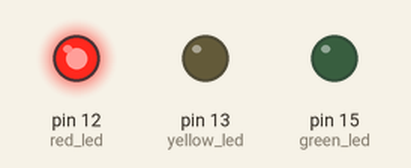
Bench run of a sketch on a simulated Arduino Uno, built with avr-gcc and run on an emulated ATmega328P. Shown: output pins drawn as LEDs (lit = HIGH).

Above: at 5.0 s.
At 15.0 s:
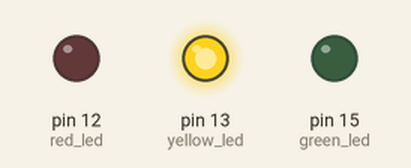
At 25.0 s:
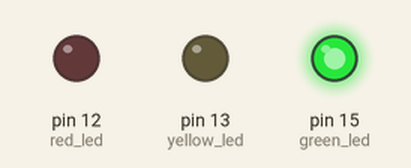
Timing chart, 0 to 39.0 s (numbered marks = the images above):
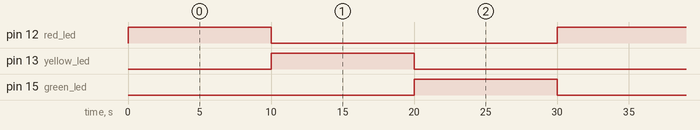

The sketch:

traffic.ino
```cpp
int red_led = 12;
int yellow_led = 13;
int green_led = 15;

void setup(){
	pinMode(red_led, OUTPUT);
	pinMode(yellow_led, OUTPUT);
	pinMode(green_led, OUTPUT);
}

void loop(){
	digitalWrite(red_led, HIGH);
	delay(10000);
	digitalWrite(red_led, LOW);
	digitalWrite(yellow_led, HIGH);
	delay(10000);
	digitalWrite(yellow_led, LOW);
	digitalWrite(green_led, HIGH);
	delay(10000);
	digitalWrite(green_led, LOW);
}
```

Measured:
- by itself, pin 12 (red_led), pin 13 (yellow_led), pin 15 (green_led): alternates HIGH for 10.0 s and LOW for 20.0 s
- by itself, everything shown: repeats every 30.0 s, in 4 steps
